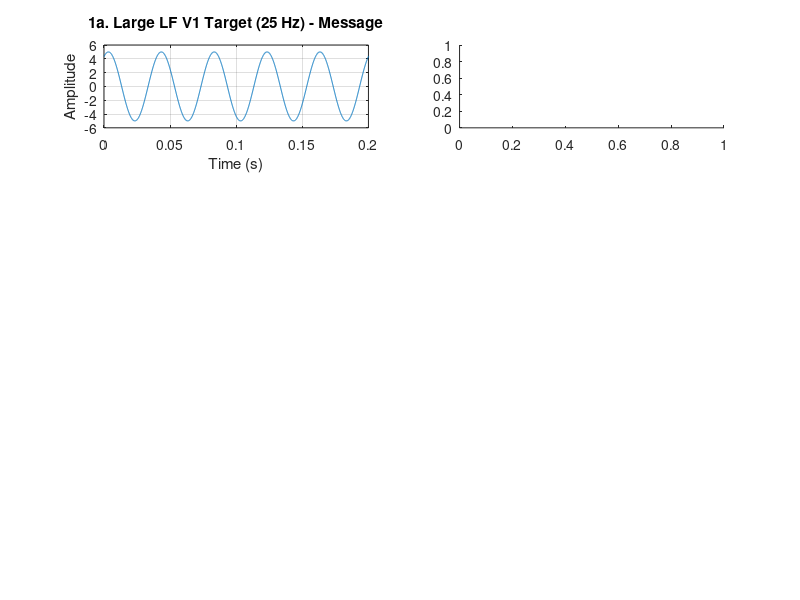

Here is the MATLAB script that generated this plot: (Note: this script raises an error after producing the figure.)
% --- Simulation of Extracting a Small, High-Frequency Modulated Signal ---
% --- Riding on Top of a Large, Low-Frequency Target Signal ---
% Date: 2025-05-13 (Updated to show unscaled AM signal)
% Purpose: Model a scenario where a small, high-frequency signal (representing
%          the AE component, which is the V1 activity modulated by US)
%          is added to a large, ongoing low-frequency V1 signal and other interferers.
%          The goal is to extract the information from the small AE component.

clear; clc; close all;

% --- Simulation Parameters ---
Fs = 10000;                 % Sampling frequency (Hz)
T = 2;                      % Duration of signal (seconds)
t = 0:1/Fs:T-1/Fs;          % Time vector

% Frequencies of the slow waves (Hz)
f_interfere_waves = [20, 20, 22, 25.5, 30, 35, 35, 40, 50]; % Interfering slow waves

f_V1_target_LF = 25;         % Frequency of the large, low-frequency V1 target signal (Hz)
f_carrier_US = 1000;         % High-frequency ultrasound carrier (Hz)

% Amplitudes and Phases
rng(1); % For reproducibility
amps_interfere = rand(1, length(f_interfere_waves)) * 0.5 + 0.5;
phases_interfere = rand(1, length(f_interfere_waves)) * 2 * pi;

amp_V1_target_LF = 5.0;     % Amplitude of the large, low-frequency V1 signal
phase_V1_target_LF = pi/3;

amp_carrier_for_AE = 1.0;   % Amplitude of the US carrier for AE component generation
phase_carrier_US = 0;

modulation_index_AE = 0.7;  % Modulation index for generating the AE component
ae_signal_strength_factor = 0.05; % Makes the AE component much smaller than the original V1 LF signal

% --- Generate Signals ---

% 1. Interfering Slow Waves
s_interfere = zeros(size(t));
for i = 1:length(f_interfere_waves)
    s_interfere = s_interfere + amps_interfere(i) * sin(2*pi*f_interfere_waves(i)*t + phases_interfere(i));
end

% 2. Large, Low-Frequency V1 Target Signal (directly measurable part) - This is the "message"
s_V1_target_LF = amp_V1_target_LF * sin(2*pi*f_V1_target_LF*t + phase_V1_target_LF);

% 3. Generate the "Acoustoelectric Component"
%    a) V1 LF signal modulated by US carrier (unscaled)
normalized_V1_LF_for_AE = s_V1_target_LF / amp_V1_target_LF; % Normalized to +/-1
s_ae_component_unscaled = amp_carrier_for_AE * (1 + modulation_index_AE * normalized_V1_LF_for_AE) .* cos(2*pi*f_carrier_US*t + phase_carrier_US);

%    b) Scaled (small) AE component that gets added to the mix
s_ae_component = s_ae_component_unscaled * ae_signal_strength_factor;

% --- Create the Mixed Signal ---
% s_mixed = other brain noise + LARGE V1 signal (LF) + SMALL AE component (HF, modulated V1 info)
s_mixed = s_interfere + s_V1_target_LF + s_ae_component;

% --- Plotting Details ---
xlim_time_detail = [0, 0.2]; % Show 200ms for time domain detail
xlim_time_full = [0, T];     % Show full duration

% --- Figure 1: Input Signal Components ---
figure('Name', 'Figure 1: Input Signal Components & Modulation Stages', 'Position', [50, 100, 1200, 1000]); % Made taller for 4x2

% Row 1: Original Large Low-Frequency V1 Target Signal (The "Message")
subplot(4,2,1);
plot(t, s_V1_target_LF);
title(['1a. Large LF V1 Target (', num2str(f_V1_target_LF), ' Hz) - Message']);
xlabel('Time (s)'); ylabel('Amplitude'); grid on; xlim(xlim_time_detail);

subplot(4,2,2);
plot_spectrum_local(s_V1_target_LF, Fs, ['1b. Spectrum of Large LF V1 Target (', num2str(f_V1_target_LF), ' Hz)']);
xlim([0 100]); grid on;

% Row 2: V1 Signal AFTER Modulation by US Carrier (Unscaled AM Signal)
subplot(4,2,3);
plot(t, s_ae_component_unscaled);
title('2a. V1 Signal Modulating US Carrier (Unscaled s\_ae\_unscaled)');
xlabel('Time (s)'); ylabel('Amplitude'); grid on; xlim(xlim_time_detail);

subplot(4,2,4);
plot_spectrum_local(s_ae_component_unscaled, Fs, '2b. Spectrum of Unscaled Modulated V1 Signal');
xlim([f_carrier_US - 4*f_V1_target_LF, f_carrier_US + 4*f_V1_target_LF]); grid on;

% Row 3: Small Acoustoelectric (AE) Component (Scaled AM Signal)
subplot(4,2,5);
plot(t, s_ae_component);
title('3a. Small AE Component (Scaled Modulated V1 - s\_ae)');
xlabel('Time (s)'); ylabel('Amplitude'); grid on; xlim(xlim_time_detail);

subplot(4,2,6);
plot_spectrum_local(s_ae_component, Fs, '3b. Spectrum of Small AE Component');
xlim([f_carrier_US - 4*f_V1_target_LF, f_carrier_US + 4*f_V1_target_LF]); grid on;

% Row 4: Interfering Signals
subplot(4,2,7);
plot(t, s_interfere);
title('4a. Sum of Interfering Slow Waves (s\_interfere)');
xlabel('Time (s)'); ylabel('Amplitude'); grid on; xlim(xlim_time_detail);

subplot(4,2,8);
plot_spectrum_local(s_interfere, Fs, '4b. Spectrum of Interfering Slow Waves');
xlim([0 100]); grid on;

sgtitle('Figure 1: Input Signal Components & Modulation Stages', 'FontSize', 14, 'FontWeight', 'bold');


% --- Figure 2: Mixed Signal & Initial Filtering ---
figure('Name', 'Figure 2: Mixed Signal & Initial Filtering', 'Position', [120, 200, 1200, 700]);

subplot(2,2,1);
plot(t, s_mixed);
title('Mixed Signal (Interferers + Large LF V1 + Small AE Comp.)');
xlabel('Time (s)'); ylabel('Amplitude'); grid on; xlim(xlim_time_detail);

subplot(2,2,2);
plot_spectrum_local(s_mixed, Fs, 'Spectrum of Mixed Signal');
xlim([0 f_carrier_US*1.5]); grid on;

filter_order_bp = 6;
bandpass_low_cutoff = f_carrier_US - 3*f_V1_target_LF;
bandpass_high_cutoff = f_carrier_US + 3*f_V1_target_LF;
[b_bp, a_bp] = butter(filter_order_bp, [bandpass_low_cutoff bandpass_high_cutoff]/(Fs/2), 'bandpass');
s_bandpassed = filtfilt(b_bp, a_bp, s_mixed);

subplot(2,2,3);
plot(t, s_bandpassed);
title('Band-Passed Signal (Isolating AE Component)');
xlabel('Time (s)'); ylabel('Amplitude'); grid on; xlim(xlim_time_detail);

subplot(2,2,4);
plot_spectrum_local(s_bandpassed, Fs, 'Spectrum of Band-Passed Signal');
xlim([f_carrier_US - 4*f_V1_target_LF, f_carrier_US + 4*f_V1_target_LF]); grid on;
sgtitle('Figure 2: Mixed Signal & Band-Pass Filtering', 'FontSize', 14, 'FontWeight', 'bold');


% --- Figure 3: Demodulation & Recovery ---
figure('Name', 'Figure 3: Demodulation & Recovery of V1 info from AE Comp.', 'Position', [190, 300, 1200, 700]);

s_local_oscillator = cos(2*pi*f_carrier_US*t + phase_carrier_US);
s_multiplied = s_bandpassed .* s_local_oscillator;

subplot(2,2,1);
plot(t, s_multiplied);
title('Signal After Multiplication by Local Oscillator');
xlabel('Time (s)'); ylabel('Amplitude'); grid on; xlim(xlim_time_detail);

subplot(2,2,2);
plot_spectrum_local(s_multiplied, Fs, 'Spectrum After Multiplication');
xlim([0 f_carrier_US*2.2]); grid on;

filter_order_lp = 6;
lowpass_cutoff = 2 * f_V1_target_LF;
[b_lp, a_lp] = butter(filter_order_lp, lowpass_cutoff/(Fs/2), 'low');
s_recovered_from_AE_raw = filtfilt(b_lp, a_lp, s_multiplied);

subplot(2,2,3);
plot(t, s_recovered_from_AE_raw);
title('Recovered LF V1 Info (from AE Comp., Raw)');
xlabel('Time (s)'); ylabel('Amplitude'); grid on; xlim(xlim_time_full);

subplot(2,2,4);
plot_spectrum_local(s_recovered_from_AE_raw, Fs, 'Spectrum of Recovered LF V1 Info (from AE)');
xlim([0 100]); grid on;
sgtitle('Figure 3: Demodulation Product & Low-Pass Filtering', 'FontSize', 14, 'FontWeight', 'bold');


% --- Figure 4: Final Comparison: Original V1 LF vs. Recovered V1 LF from AE Component ---
figure('Name', 'Figure 4: Final Comparison', 'Position', [260, 400, 1000, 800]);

s_recovered_from_AE_ac = s_recovered_from_AE_raw - mean(s_recovered_from_AE_raw);
s_V1_target_LF_ac = s_V1_target_LF - mean(s_V1_target_LF);

scaling_factor_final = (0.5 * amp_carrier_for_AE * modulation_index_AE * ae_signal_strength_factor) / amp_V1_target_LF;
s_recovered_from_AE_scaled = s_recovered_from_AE_ac / scaling_factor_final;

subplot(2,2,1);
plot(t, s_V1_target_LF_ac);
title(['Original Large LF V1 Signal (', num2str(f_V1_target_LF), ' Hz, AC)']);
xlabel('Time (s)'); ylabel('Amplitude'); grid on; xlim(xlim_time_full);
ylim_val = amp_V1_target_LF * 1.1;
if isempty(ylim_val) || ylim_val == 0; ylim_val = 1; end
ylim([-ylim_val, ylim_val]);

subplot(2,2,2);
plot_spectrum_local(s_V1_target_LF_ac, Fs, ['Spectrum of Original LF V1 (', num2str(f_V1_target_LF), ' Hz)']);
xlim([0 100]); grid on;

subplot(2,2,3);
plot(t, s_recovered_from_AE_scaled);
title(['Recovered LF V1 Info (from AE, Scaled AC)']);
xlabel('Time (s)'); ylabel('Amplitude'); grid on; xlim(xlim_time_full);
ylim([-ylim_val, ylim_val]);

subplot(2,2,4);
plot_spectrum_local(s_recovered_from_AE_scaled, Fs, ['Spectrum of Recovered LF V1 (from AE)']);
xlim([0 100]); grid on;

sgtitle('Figure 4: Final Comparison - Original LF V1 vs. Info Recovered from Small AE Component', 'FontSize', 14, 'FontWeight', 'bold');


% --- Local Function Definition (Place at the VERY END of your .m file) ---
function plot_spectrum_local(signal, Fs_in, title_text)
    L = length(signal);
    if L == 0
        plot(0,0); title([title_text, ' (Empty Signal)']);
        xlabel('Frequency (Hz)'); ylabel('Amplitude Spectrum |X(f)|'); grid on; return;
    end
    Y = fft(signal);
    P2 = abs(Y/L);
    P1 = P2(1:floor(L/2)+1);
    P1(2:end-1) = 2*P1(2:end-1);
    f_axis = Fs_in*(0:(floor(L/2)))/L;
    plot(f_axis, P1);
    title(title_text);
    xlabel('Frequency (Hz)'); ylabel('Amplitude Spectrum |X(f)|'); grid on;
end


% % --- Simulation of Modulated Signal Extraction ---
% % Date: 2025-05-13
% % Purpose: Demonstrate extraction of a specific low-frequency signal
% %          amplitude-modulated by a high-frequency carrier, from a
% %          mixture of other low-frequency signals.
% 
% clear; clc; close all;
% 
% % --- Simulation Parameters ---
% Fs = 10000;                 % Sampling frequency (Hz)
% T = 2;                      % Duration of signal (seconds)
% t = 0:1/Fs:T-1/Fs;          % Time vector
% 
% % Frequencies of the slow waves (Hz)
% f_interfere_waves = [20, 20, 22, 25, 30, 35, 35, 40, 50]; % Interfering slow waves
% % Note: One of the 25 Hz signals in f_interfere_waves acts as an unmodulated interferer
% % at the same frequency as our target.
% 
% f_target = 25;              % The specific 25 Hz frequency we want to modulate and extract
% f_carrier = 1000;           % High-frequency carrier (Hz)
% 
% % Amplitudes and Phases
% rng(0); % For reproducibility
% amps_interfere = rand(1, length(f_interfere_waves)) * 0.5 + 0.5; % Amplitudes between 0.5 and 1
% phases_interfere = rand(1, length(f_interfere_waves)) * 2 * pi;
% 
% amp_target = 0.8;           % Amplitude of our target 25 Hz signal
% phase_target = pi/4;        % Phase of our target 25 Hz signal
% 
% amp_carrier = 0.1;          % Amplitude of the carrier
% phase_carrier = 0;          % Phase of the carrier (using cosine for carrier)
% 
% modulation_index = 0.1;     % Modulation index for AM (<=1 recommended for no distortion with envelope)
% 
% % --- Generate Signals ---
% 
% % 1. Interfering Slow Waves
% s_interfere = zeros(size(t));
% for i = 1:length(f_interfere_waves)
%     s_interfere = s_interfere + amps_interfere(i) * sin(2*pi*f_interfere_waves(i)*t + phases_interfere(i));
% end
% 
% % 2. Target 25 Hz Slow Wave (the one to be modulated)
% s_target_25Hz_original = amp_target * sin(2*pi*f_target*t + phase_target);
% 
% % 3. AM Modulated Signal
% % s_am(t) = Ac * (1 + m * message(t)/Amp_message) * carrier_wave(t)
% % Normalizing message to +/- 1 before applying modulation_index
% normalized_message = s_target_25Hz_original / amp_target;
% s_am = amp_carrier * (1 + modulation_index * normalized_message) .* cos(2*pi*f_carrier*t + phase_carrier);
% 
% % 4. Create the Mixed Signal
% s_mixed = s_interfere + s_am;
% 
% % --- Plotting Details ---
% xlim_time_detail = [0, 0.2]; % Show 200ms for time domain detail of waveforms
% xlim_time_full = [0, T];     % Show full duration for final comparison
% 
% % --- Figure 1: Input Signal Components ---
% figure('Name', 'Figure 1: Input Signal Components', 'Position', [50, 300, 1200, 900]);
% 
% % Row 1: Original Target Signal
% subplot(3,2,1);
% plot(t, s_target_25Hz_original);
% title(['Original Target Signal (', num2str(f_target), ' Hz)']);
% xlabel('Time (s)'); ylabel('Amplitude'); grid on; xlim(xlim_time_detail);
% 
% subplot(3,2,2);
% plot_spectrum_local(s_target_25Hz_original, Fs, ['Spectrum of Original Target (', num2str(f_target), ' Hz)']);
% xlim([0 100]); grid on;
% 
% % Row 2: Interfering Signals
% subplot(3,2,3);
% plot(t, s_interfere);
% title('Sum of Interfering Slow Waves (s\_interfere)');
% xlabel('Time (s)'); ylabel('Amplitude'); grid on; xlim(xlim_time_detail);
% 
% subplot(3,2,4);
% plot_spectrum_local(s_interfere, Fs, 'Spectrum of Interfering Slow Waves');
% xlim([0 100]); grid on;
% 
% % Row 3: AM Modulated Signal (s_am)
% subplot(3,2,5);
% plot(t, s_am);
% title('AM Modulated Target Signal (s\_am)');
% xlabel('Time (s)'); ylabel('Amplitude'); grid on; xlim(xlim_time_detail);
% 
% subplot(3,2,6);
% plot_spectrum_local(s_am, Fs, 'Spectrum of AM Modulated Signal (s\_am)');
% xlim([f_carrier - 4*f_target, f_carrier + 4*f_target]); grid on; % Zoom around carrier
% sgtitle('Figure 1: Input Signal Components Breakdown', 'FontSize', 14, 'FontWeight', 'bold');
% 
% 
% % --- Figure 2: Mixed Signal & Initial Filtering ---
% figure('Name', 'Figure 2: Mixed Signal & Initial Filtering', 'Position', [100, 200, 1200, 700]);
% 
% % Plot 1: Mixed signal (Time and Spectrum)
% subplot(2,2,1);
% plot(t, s_mixed);
% title('Mixed Signal (s\_interfere + s\_am)');
% xlabel('Time (s)'); ylabel('Amplitude'); grid on; xlim(xlim_time_detail);
% 
% subplot(2,2,2);
% plot_spectrum_local(s_mixed, Fs, 'Spectrum of Mixed Signal');
% xlim([0 f_carrier*1.5]); grid on;
% 
% % Step 1: Band-Pass Filter around the carrier frequency
% filter_order_bp = 6;
% bandpass_low_cutoff = f_carrier - 3*f_target;
% bandpass_high_cutoff = f_carrier + 3*f_target;
% [b_bp, a_bp] = butter(filter_order_bp, [bandpass_low_cutoff bandpass_high_cutoff]/(Fs/2), 'bandpass');
% s_bandpassed = filtfilt(b_bp, a_bp, s_mixed);
% 
% % Plot 2: Band-passed signal (Time and Spectrum)
% subplot(2,2,3);
% plot(t, s_bandpassed);
% title('Band-Passed Signal (Around Carrier)');
% xlabel('Time (s)'); ylabel('Amplitude'); grid on; xlim(xlim_time_detail);
% 
% subplot(2,2,4);
% plot_spectrum_local(s_bandpassed, Fs, 'Spectrum of Band-Passed Signal');
% xlim([f_carrier - 4*f_target, f_carrier + 4*f_target]); grid on;
% sgtitle('Figure 2: Mixed Signal & Band-Pass Filtering', 'FontSize', 14, 'FontWeight', 'bold');
% 
% 
% % --- Figure 3: Demodulation & Recovery ---
% figure('Name', 'Figure 3: Demodulation & Recovery', 'Position', [150, 100, 1200, 700]);
% 
% % Step 2: Coherent Demodulation
% s_local_oscillator = cos(2*pi*f_carrier*t + phase_carrier);
% s_multiplied = s_bandpassed .* s_local_oscillator;
% 
% % Plot 1: Multiplied signal (Time and Spectrum)
% subplot(2,2,1);
% plot(t, s_multiplied);
% title('Signal After Multiplication by Local Oscillator');
% xlabel('Time (s)'); ylabel('Amplitude'); grid on; xlim(xlim_time_detail);
% 
% subplot(2,2,2);
% plot_spectrum_local(s_multiplied, Fs, 'Spectrum After Multiplication');
% xlim([0 f_carrier*2.2]); grid on;
% 
% % Step 3: Low-Pass Filter to recover the message
% filter_order_lp = 6;
% lowpass_cutoff = 2 * f_target;
% [b_lp, a_lp] = butter(filter_order_lp, lowpass_cutoff/(Fs/2), 'low');
% s_recovered_raw = filtfilt(b_lp, a_lp, s_multiplied); % Raw recovered (may have DC)
% 
% % Plot 2: Low-pass filtered (recovered) signal (Time and Spectrum)
% subplot(2,2,3);
% plot(t, s_recovered_raw);
% title('Low-Pass Filtered Signal (s\_recovered\_raw)');
% xlabel('Time (s)'); ylabel('Amplitude'); grid on; xlim(xlim_time_detail);
% 
% subplot(2,2,4);
% plot_spectrum_local(s_recovered_raw, Fs, 'Spectrum of Low-Pass Filtered Signal');
% xlim([0 100]); grid on;
% sgtitle('Figure 3: Demodulation Product & Low-Pass Filtering', 'FontSize', 14, 'FontWeight', 'bold');
% 
% 
% % --- Figure 4: Final Comparison: Original vs Recovered Target Signal ---
% figure('Name', 'Figure 4: Final Comparison', 'Position', [200, 0, 1000, 800]);
% 
% % Remove DC and scale for comparison
% s_recovered_ac = s_recovered_raw - mean(s_recovered_raw);
% s_target_25Hz_original_ac = s_target_25Hz_original - mean(s_target_25Hz_original);
% 
% % Approximate scaling factor based on AM demodulation
% % For s_am = Ac * (1 + m * norm_msg) * cos(wc*t), demodulated message part is approx 0.5 * Ac * m * norm_msg
% % Here Ac (effective carrier amplitude in s_am after (1+...) term) is amp_carrier.
% % So recovered norm_msg part is approx 0.5 * amp_carrier * modulation_index * (original_target_amplitude/amp_target)
% % To scale s_recovered_ac back to original_target_amplitude:
% scaling_factor_for_norm_msg = (amp_carrier / 2) * modulation_index;
% s_recovered_scaled = s_recovered_ac / scaling_factor_for_norm_msg * amp_target;
% 
% 
% subplot(2,2,1);
% plot(t, s_target_25Hz_original_ac);
% title(['Original Target (', num2str(f_target), ' Hz, AC Coupled)']);
% xlabel('Time (s)'); ylabel('Amplitude'); grid on; xlim(xlim_time_full);
% ylim_val = max(abs(s_target_25Hz_original_ac)) * 1.1;
% if isempty(ylim_val) || ylim_val == 0; ylim_val = 1; end % Handle empty or zero case
% ylim([-ylim_val, ylim_val]);
% 
% subplot(2,2,2);
% plot_spectrum_local(s_target_25Hz_original_ac, Fs, ['Spectrum of Original Target (', num2str(f_target), ' Hz)']);
% xlim([0 100]); grid on;
% 
% subplot(2,2,3);
% plot(t, s_recovered_scaled);
% title(['Recovered Target (', num2str(f_target), ' Hz, Scaled AC)']);
% xlabel('Time (s)'); ylabel('Amplitude'); grid on; xlim(xlim_time_full);
% ylim([-ylim_val, ylim_val]);
% 
% subplot(2,2,4);
% plot_spectrum_local(s_recovered_scaled, Fs, ['Spectrum of Recovered Target (', num2str(f_target), ' Hz)']);
% xlim([0 100]); grid on;
% 
% sgtitle('Figure 4: Final Comparison - Original vs. Recovered Target Signal', 'FontSize', 14, 'FontWeight', 'bold');
% 
% 
% % --- Local Function Definition (Place at the VERY END of your .m file) ---
% function plot_spectrum_local(signal, Fs_in, title_text)
%     L = length(signal);
%     if L == 0 % Handle empty signal case
%         plot(0,0); % Plot a dummy point
%         title([title_text, ' (Empty Signal)']);
%         xlabel('Frequency (Hz)');
%         ylabel('Amplitude Spectrum |X(f)|');
%         return;
%     end
%     Y = fft(signal);
%     P2 = abs(Y/L); % Two-sided spectrum
%     P1 = P2(1:floor(L/2)+1); % Single-sided spectrum (use floor for robustness)
%     P1(2:end-1) = 2*P1(2:end-1); % Double the amplitude (except DC and Nyquist)
%     
%     f_axis = Fs_in*(0:(floor(L/2)))/L;
%     
%     plot(f_axis, P1);
%     title(title_text);
%     xlabel('Frequency (Hz)');
%     ylabel('Amplitude Spectrum |X(f)|');
%     % xlim is set outside this function for flexibility
% end